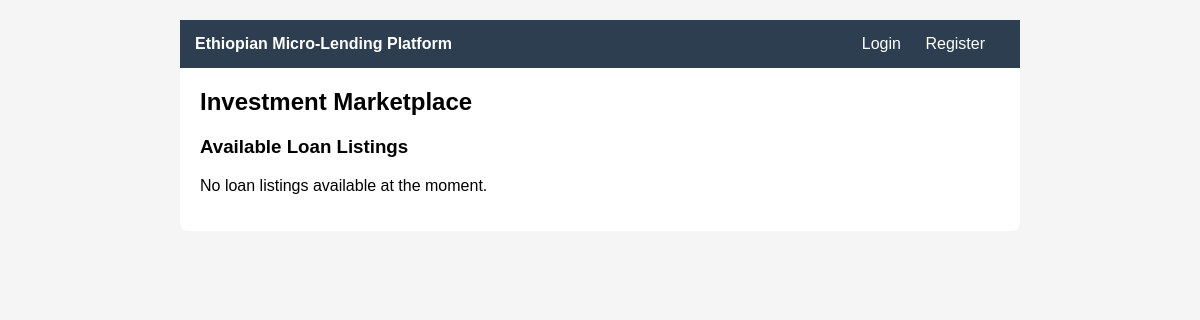
The page /marketplace/ on the database as committed earlier.
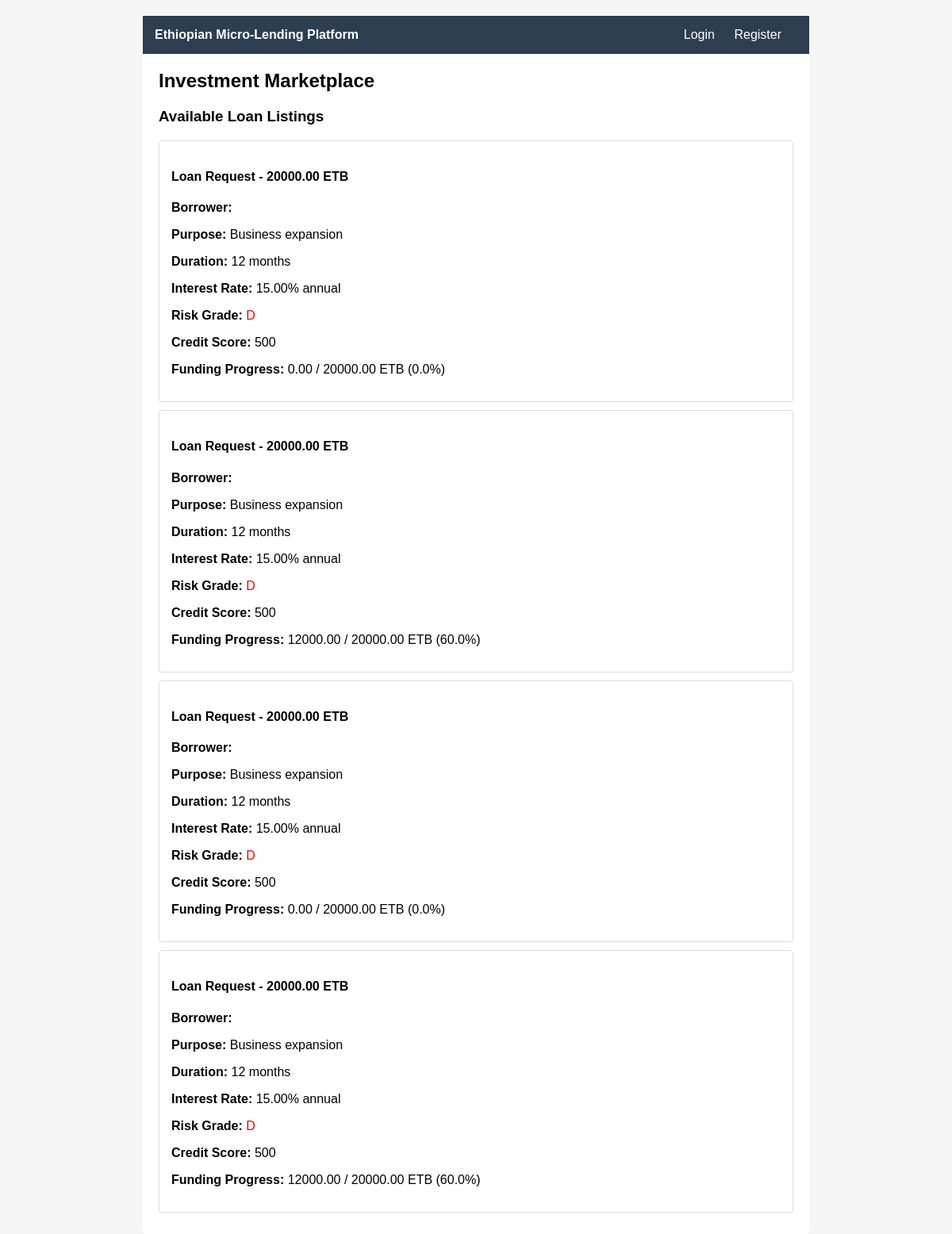
The same page on the database as committed later.
### marketplace/models.py (models this page shows, shortened)
class LoanListing(models.Model):
    loan_request = models.OneToOneField(LoanRequest, on_delete=models.CASCADE)
    interest_rate = models.DecimalField(max_digits=5, decimal_places=2)
    min_bid = models.DecimalField(max_digits=12, decimal_places=2, default=1000)
    funded_amount = models.DecimalField(max_digits=12, decimal_places=2, default=0)
    is_open = models.BooleanField(default=True)
    created_at = models.DateTimeField(auto_now_add=True)
    @property
    def funding_progress(self):
        return (self.funded_amount / self.loan_request.requested_amount) * 100

class LoanRequest(models.Model):
    STATUS_CHOICES = [
        ("PENDING", "PENDING"),
        ("APPROVED", "APPROVED"),
        ("REJECTED", "REJECTED"),
        ("FUNDED", "FUNDED"),
    ]
    borrower = models.ForeignKey(User, on_delete=models.CASCADE)
    requested_amount = models.DecimalField(max_digits=14, decimal_places=2)
    duration_months = models.PositiveIntegerField()
    purpose = models.TextField()
    credit_score = models.PositiveIntegerField(default=0)
    risk_grade = models.CharField(max_length=5, default="D")
    status = models.CharField(max_length=20, choices=STATUS_CHOICES, default="PENDING")
    created_at = models.DateTimeField(auto_now_add=True)

### marketplace/views.py (the view)
# urls.py: path('', views.marketplace_view, name='marketplace'),
def marketplace_view(request):
    listings = LoanListing.objects.filter(is_open=True).select_related('loan_request__borrower')
    return render(request, 'marketplace/listings.html', {'listings': listings})

### templates/marketplace/listings.html (shortened to what this page needs)
{% extends 'base.html' %}
{% block content %}
<h2>Investment Marketplace</h2>
<h3>Available Loan Listings</h3>
{% if listings %}
    {% for listing in listings %}
    <div class="card">
        <h4>Loan Request - {{ listing.loan_request.requested_amount }} ETB</h4>
        <p><strong>Borrower:</strong> {{ listing.loan_request.borrower.full_name }}</p>
        <p><strong>Purpose:</strong> {{ listing.loan_request.purpose }}</p>
        <p><strong>Duration:</strong> {{ listing.loan_request.duration_months }} months</p>
        <p><strong>Interest Rate:</strong> {{ listing.interest_rate }}% annual</p>
        <p><strong>Risk Grade:</strong>
            <span style="color: {% if listing.loan_request.risk_grade == 'A' %}green{% elif listing.loan_request.risk_grade == 'B' %}orange{% else %}red{% endif %}">
                {{ listing.loan_request.risk_grade }}
            </span>
        </p>
        <p><strong>Credit Score:</strong> {{ listing.loan_request.credit_score }}</p>
        <p><strong>Funding Progress:</strong> {{ listing.funded_amount }} / {{ listing.loan_request.requested_amount }} ETB ({{ listing.funding_progress|floatformat:1 }}%)</p>
    </div>
    {% endfor %}
{% else %}
    <p>No loan listings available at the moment.</p>
{% endif %}
{% endblock %}

### templates/base.html (shortened to what this page needs)
<!DOCTYPE html>
<html>
<head>
</head>
<body>
    <div class="container">
        <div class="nav">
            <strong>Ethiopian Micro-Lending Platform</strong>
            {% if user.is_authenticated %}
                <span style="float: right;">
                    <a href="{% url 'profile' %}">Profile</a>
                    <a href="{% url 'marketplace' %}">Marketplace</a>
                    <a href="{% url 'loan_dashboard' %}">Dashboard</a>
                    <a href="{% url 'logout' %}">Logout ({{ user.email }})</a>
                </span>
            {% else %}
                <span style="float: right;">
                    <a href="{% url 'login' %}">Login</a>
                    <a href="{% url 'register' %}">Register</a>
                </span>
            {% endif %}
        </div>
        {% block content %}{% endblock %}
    </div>
</body>
</html>

### templates/base.html (style rules this page uses)
body { font-family: Arial, sans-serif; margin: 0; padding: 20px; background: #f5f5f5; }
.container { max-width: 800px; margin: 0 auto; background: white; padding: 20px; border-radius: 8px; }
.nav { background: #2c3e50; color: white; padding: 15px; margin: -20px -20px 20px -20px; }
.nav a { color: white; text-decoration: none; margin-right: 20px; }
.card { border: 1px solid #ddd; padding: 15px; margin: 10px 0; border-radius: 4px; }

Rows that differ between the two databases and show on the page:
added LoanListing: loan_request.requested_amount "20000.00", loan_request.purpose "Business expansion", loan_request.duration_months "12", interest_rate "15.00", loan_request.risk_grade "D", loan_request.credit_score "500", funded_amount "0.00", funding_progress "0.0"
added LoanListing: loan_request.requested_amount "20000.00", loan_request.purpose "Business expansion", loan_request.duration_months "12", interest_rate "15.00", loan_request.risk_grade "D", loan_request.credit_score "500", funded_amount "12000.00", funding_progress "60.0"
added LoanListing: loan_request.requested_amount "20000.00", loan_request.purpose "Business expansion", loan_request.duration_months "12", interest_rate "15.00", loan_request.risk_grade "D", loan_request.credit_score "500", funded_amount "0.00", funding_progress "0.0"
added LoanListing: loan_request.requested_amount "20000.00", loan_request.purpose "Business expansion", loan_request.duration_months "12", interest_rate "15.00", loan_request.risk_grade "D", loan_request.credit_score "500", funded_amount "12000.00", funding_progress "60.0"
Other text that changed with them:
text no longer shown: "No loan listings available at the moment."
